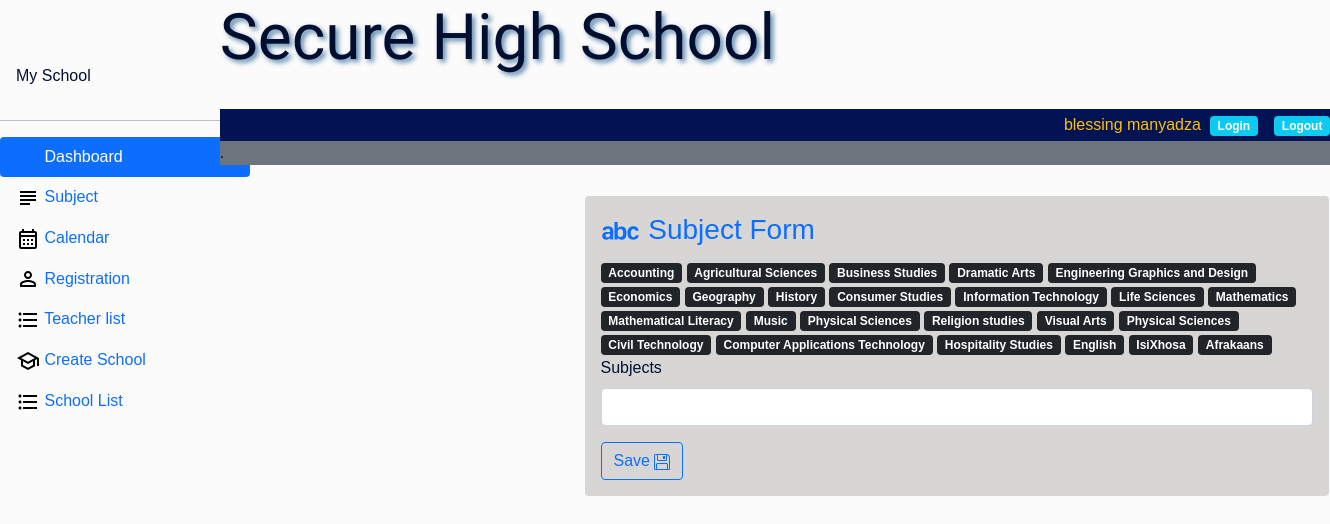
Screenshot of /subject/ (signed in) with the database file from the repository.
### customadmin/models.py (models this page shows, shortened)
class CustomUser(AbstractBaseUser, PermissionsMixin):
    USER_TYPE = (
        ('student', 'STUDENT'),
        ('teacher', 'TEACHER'),
        ('school_admin', 'SCHOOL_ADMIN'),
        ('deputy_head', 'DEPUTY_HEAD'),
        ('school_head', 'SCHOOL_HEAD'),
        ('district_admin', 'DISTRICT_ADMIN'),
    )
    POSITION = (
        ('admin', 'ADMIN'),
        ('user', 'USER'),
        ('staff', 'STAFF'),
        ('student', 'STUDENT'),
    )
    email       = models.EmailField(unique=True)
    first_name  = models.CharField(max_length=30)
    last_name   = models.CharField(max_length=30)
    position    = models.CharField(max_length=30, choices=POSITION)
    user_type   = models.CharField(max_length=30, choices=USER_TYPE)
    is_active   = models.BooleanField(default=True)
    is_staff    = models.BooleanField(default=False)
    is_school_superuser = models.BooleanField(default=False)
    objects     = CustomUserManager()
    USERNAME_FIELD = 'email'
    REQUIRED_FIELDS = ['first_name', 'last_name']
    def __str__(self):
        return f'{self.first_name} {self.last_name}'

### district/models.py (models this page shows)
class Subjects(models.Model):
    subjects = models.CharField(max_length=50,blank=True,null=True)
    def __str__(self):
        return f'{self.subjects}'
    class Meta:
        verbose_name_plural = 'Subjects'

### district/views.py (the view)
# urls.py: path('subject/',views.create_subject,name='subject'),
@login_required
@user_passes_test(lambda u: u.is_superuser or u.user_type == 'district_admin')
def create_subject(request):
    all_subjects = Subjects.objects.all()
    if request.method == 'POST':
        form = SubjectForm(request.POST)
        if form.is_valid():
            form.save()
            return redirect('subject')
    else:
        form = SubjectForm()
    return render(request, 'district/subject_form.html', {'form': form,'all_subjects':all_subjects})

### district/forms.py
class SubjectForm(forms.ModelForm):
    class Meta:
        model = Subjects
        fields = ['subjects']

### customadmin/templatetags/custom_tags.py (called while the page is built)
@register.simple_tag
def get_dashboard_url(user):
    if user.groups.filter(name='student').exists():
        return reverse('high_level_dashboard')
    elif user.groups.filter(name='staff').exists():
        return reverse('teacher_dashboard')
    elif user.groups.filter(name='school_admin').exists():
        return reverse('school_admin_dashboard')
    elif user.groups.filter(name='deputy_head').exists():
        return reverse('deputy_head_dashboard')
    elif user.groups.filter(name='school_head').exists():
        return reverse('school_head_dashboard')
    else:
        return reverse('default_dashboard')

### templates/district/subject_form.html (shortened to what this page needs)
{% extends "partials/base.html" %}
{% load crispy_forms_tags %}
{% block content %}
<div class="container offset-md-3 mt-5">
    <div class="col-md-8  bg1  rounded p-3 rounded">
        <h3 class="text-primary"> Subject Form</h3>
        {% for subject in all_subjects%}
        <span class="badge bg-dark">{{subject}}</span>
        {%endfor%}
        <form method="post">
            {{ form|crispy }}
            <button type="submit" class="btn btn-outline-primary">Save  </button>
        </form>
    </div>
</div>
{% endblock %}

### templates/partials/nav.html
<nav class=" position-fixed  mb-5"  style="height: 100px; width: 85%;">
    <h1 class="display-3 pirata"> Secure High School </h1>
    <br>
    <div class="bg3 p-1 d-flex justify-content-end " style="width: 100%;">
        <span class="text-warning">{{ request.user }}&nbsp;&nbsp; </span>
        <a href="{% url 'login' %}" class="text-white me-3"><span class="badge bg-info">Login</span> </a>
        <a href="{% url 'account_logout' %}" class="text-white me-3"><span class="badge bg-info">Logout</span></a>
    </div>
    <div class="bg-secondary">.</div>
</nav>

### static/css/academia.css (style rules this page uses)
body { background: rgb(252, 251, 251); color: rgb(1, 14, 48); font-family: sans-serif; font-weight: 400; font-style: normal; }

### static/css/base.css (style rules this page uses)
.pirata { text-shadow: 3px 3px 5px rgba(24, 90, 141, 0.7); font-family: 'Pirata One', system-ui, sans-serif; font-weight: 500; font-style: normal; }
.bg1 { background-color: rgba(143, 143, 141, 0.336); }
.bg3 { background-color: #011353; }
nav { display: inline-block; }

### rows the page displays
CustomUser: user "blessing manyadza"
Subjects: subjects "Accounting"
Subjects: subjects "Agricultural Sciences"
Subjects: subjects "Business Studies"
Subjects: subjects "Dramatic Arts"
Subjects: subjects "Engineering Graphics and Design"
Subjects: subjects "Economics"
Subjects: subjects "Geography"
Subjects: subjects "History"
Subjects: subjects "Consumer Studies"
Subjects: subjects "Information Technology"
Subjects: subjects "Life Sciences"
Subjects: subjects "Mathematics"
Subjects: subjects "Mathematical Literacy"
Subjects: subjects "Music"
Subjects: subjects "Physical Sciences"
Subjects: subjects "Religion studies"
Subjects: subjects "Visual Arts"
Subjects: subjects "Physical Sciences"
Subjects: subjects "Civil Technology"
Subjects: subjects "Computer Applications Technology"
Subjects: subjects "Hospitality Studies"
Subjects: subjects "English"
Subjects: subjects "IsiXhosa"
Subjects: subjects "Afrakaans"
